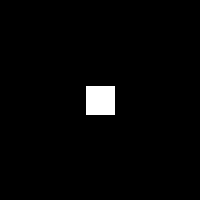
Frame 1 (no input)
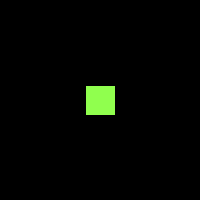
Frame 60 (the mouse pressed at the canvas centre just before this capture)
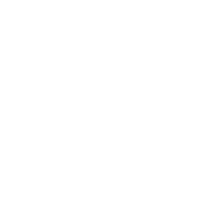
Frame 120 (the mouse held since frame 60 and released just before this capture)

The Processing sketch that drew these frames (run headless with seeded random() and noise(); from frame 60 on, the mouse is pressed at the canvas centre):

// Processing sketch: processing_97182
// ── processing_97182.pde

void setup (){
  size (200,200);
  background (0);
}
  
void draw (){
  int x = mouseX;
  int y = mouseY;
   background (0);
  rect (85,85,30,30);
  fill (144,255,78);
  {
  if (x>=85 && x<=115 && y>=85 && y<=115)
  background (255);}
}
